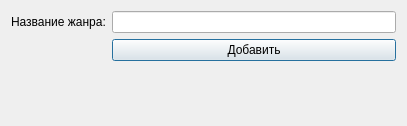
<?xml version="1.0" encoding="UTF-8"?>
<ui version="4.0">
 <class>Dialog</class>
 <widget class="QDialog" name="Dialog">
  <property name="geometry">
   <rect>
    <x>0</x>
    <y>0</y>
    <width>407</width>
    <height>126</height>
   </rect>
  </property>
  <property name="windowTitle">
   <string>Dialog</string>
  </property>
  <layout class="QGridLayout" name="gridLayout_2">
   <item row="0" column="0">
    <layout class="QGridLayout" name="gridLayout" rowstretch="0,0,0">
     <item row="0" column="0">
      <widget class="QLabel" name="label">
       <property name="text">
        <string>Название жанра:</string>
       </property>
      </widget>
     </item>
     <item row="0" column="2">
      <widget class="QLineEdit" name="lineEdit"/>
     </item>
     <item row="1" column="2">
      <widget class="QPushButton" name="pushButton">
       <property name="text">
        <string>Добавить</string>
       </property>
      </widget>
     </item>
     <item row="2" column="2">
      <widget class="QLabel" name="label_5">
       <property name="font">
        <font>
         <pointsize>12</pointsize>
         <italic>false</italic>
        </font>
       </property>
       <property name="text">
        <string/>
       </property>
      </widget>
     </item>
    </layout>
   </item>
  </layout>
 </widget>
 <resources/>
 <connections/>
</ui>
